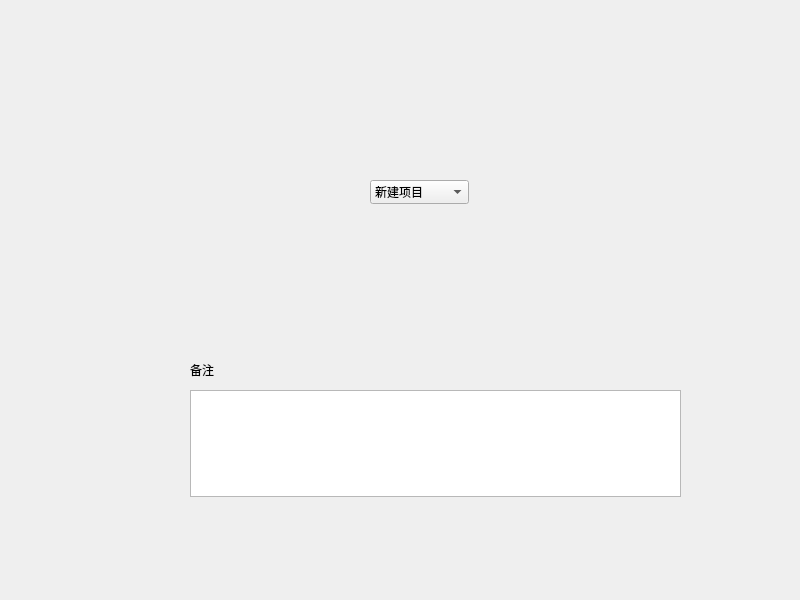
<?xml version="1.0" encoding="UTF-8"?>
<ui version="4.0">
 <class>Widget</class>
 <widget class="QWidget" name="Widget">
  <property name="geometry">
   <rect>
    <x>0</x>
    <y>0</y>
    <width>800</width>
    <height>600</height>
   </rect>
  </property>
  <property name="windowTitle">
   <string>Widget</string>
  </property>
  <widget class="QTextEdit" name="textEdit">
   <property name="geometry">
    <rect>
     <x>190</x>
     <y>390</y>
     <width>491</width>
     <height>107</height>
    </rect>
   </property>
  </widget>
  <widget class="QLabel" name="label">
   <property name="geometry">
    <rect>
     <x>190</x>
     <y>360</y>
     <width>61</width>
     <height>20</height>
    </rect>
   </property>
   <property name="text">
    <string>备注</string>
   </property>
  </widget>
  <widget class="QComboBox" name="comboBox">
   <property name="geometry">
    <rect>
     <x>370</x>
     <y>180</y>
     <width>99</width>
     <height>24</height>
    </rect>
   </property>
   <item>
    <property name="text">
     <string>新建项目</string>
    </property>
   </item>
   <item>
    <property name="text">
     <string>新建项目</string>
    </property>
   </item>
  </widget>
 </widget>
 <resources/>
 <connections/>
</ui>
